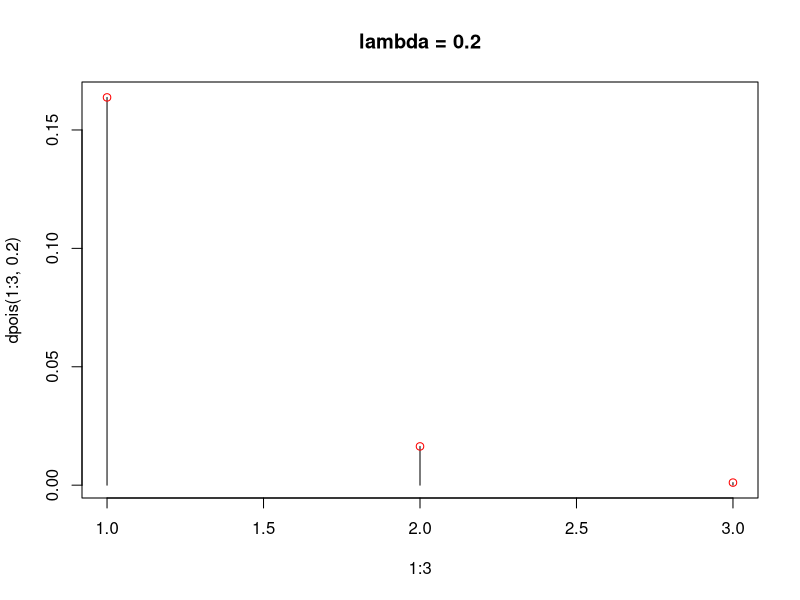
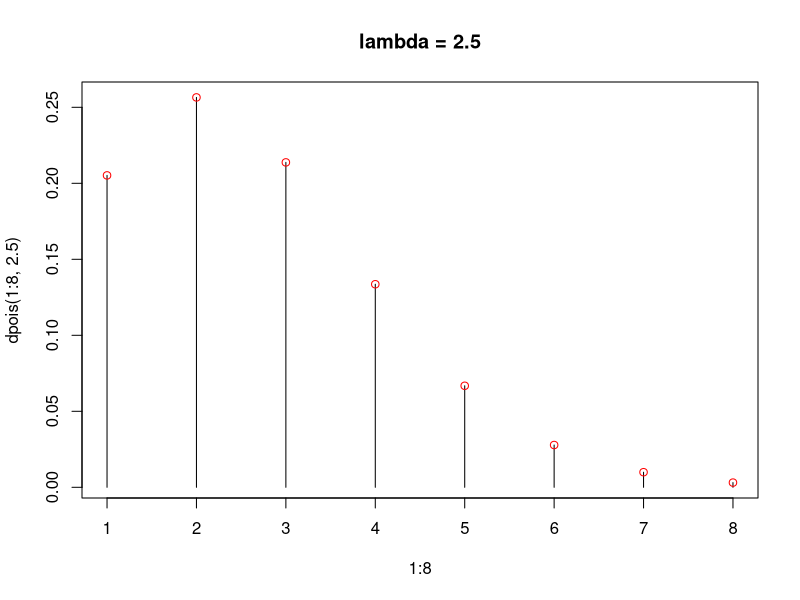
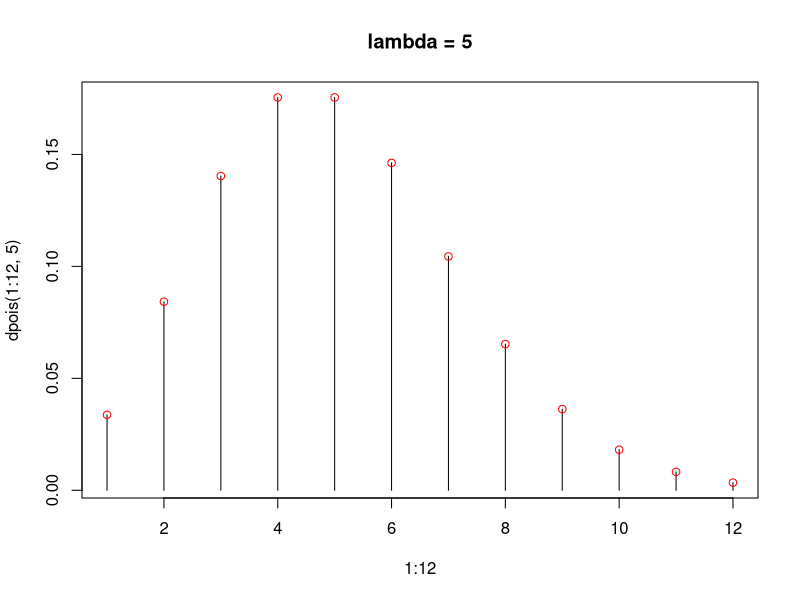

Write R code to recreate these figures, in order.
# RANDOM SAMPLE AND FITTING OF POISSON DISTRIBUTION

#Compute p(x>3),P(x>8)and p(x>12) with parameters 0.2,2.5,5

# for parameter 0.2
p1 = 1-ppois(3,.2)
p1

# Plotting
plot(1:3,dpois(1:3,.2),"h", main = "lambda = 0.2")
points(1:3,dpois(1:3,0.2),col = "red")

# For parameter 2.5
p2 = 1-ppois(8,2.5)
p2


# Plotting
plot(1:8,dpois(1:8,2.5),"h", main = "lambda = 2.5")
points(1:8,dpois(1:8,2.5),col = "red")


# For parameter 5
p3 = 1-ppois(12,5)
p3

# Plotting
plot(1:12,dpois(1:12,5),"h", main = "lambda = 5")
points(1:12,dpois(1:12,5),col = "red")

# The Average number of accidents occuring in an industrial plant during a day is 3.
#Compute probability that no accident occurs on a day, at most 2 

#We have to compute probability that no accident occur i.e P(x=0)
p_0 = dpois(0,3)
p_0

P_2 = ppois(2,3)
P_2

#More than 4 accident occur
P_3 = 1-ppois(4,3)
P_3


#Example 3
# Draw random sample of sixes 10, 50 and 100 from the distribution X with mean 1.5.
#Find mean and variance
n= 10
x = rpois(n,1.5)

sample_mean = mean(x)
sample_mean

sample_variance = (sum(x^2)/n)-(sample_mean^2)
sample_variance

n= 50
x = rpois(n,1.5)

sample_mean = mean(x)
sample_mean

sample_variance = (sum(x^2)/n)-(sample_mean^2)
sample_variance


n= 100
x = rpois(n,1.5)

sample_mean = mean(x)
sample_mean

sample_variance = (sum(x^2)/n)-(sample_mean^2)
sample_variance
